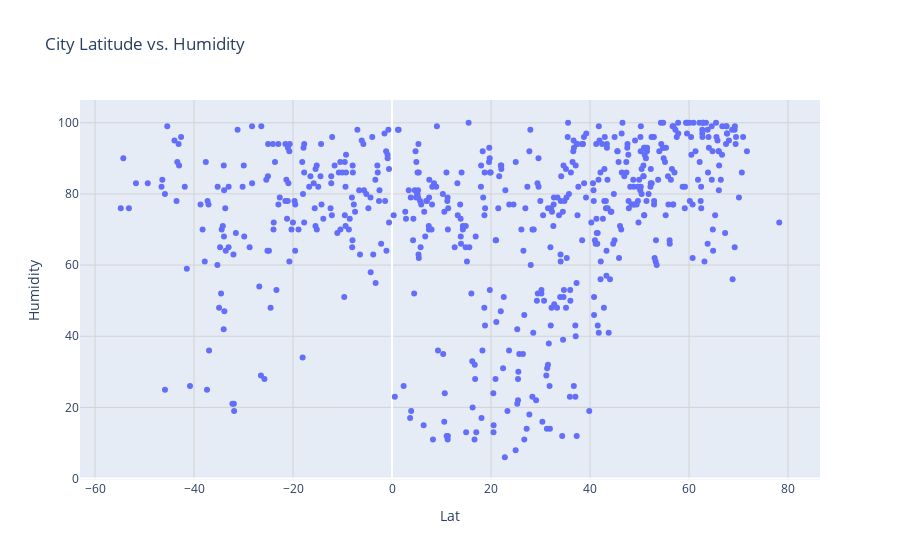

The cell this chart's notebook holds for it:
### Code cell
import plotly.express as px

# Build the scatter plots for latitude vs. humidity
fig = px.scatter(city_data_df, x='Lat', y='Humidity', title='City Latitude vs. Humidity')

# Add gridlines
fig.update_layout(xaxis=dict(showgrid=True, gridwidth=1, gridcolor='lightgray'),
                  yaxis=dict(showgrid=True, gridwidth=1, gridcolor='lightgray'))

# Save the figure
fig.write_html("/Users/Masih/Desktop/bootcamp /Challenges/python-api-challenge/WeatherPy./Starter_Code/Fig2.html")

# Show the plot
fig.show()

### Figure 1 — Plotly figure (JSON) as saved in the notebook; plotly's stock layout.template omitted (floating-point values rounded to 4 significant figures; data arrays with more than 128 entries replaced by an {"elided": "..."} marker saying what was removed)
{"data": [{"hovertemplate": "Lat=%{x}<br>Humidity=%{y}<extra></extra>", "legendgroup": "", "marker": {"color": "#636efa", "symbol": "circle"}, "mode": "markers", "name": "", "orientation": "v", "showlegend": false, "type": "scatter", "x": {"elided": "586 float values"}, "xaxis": "x", "y": {"elided": "586 int values"}, "yaxis": "y"}], "layout": {"legend": {"tracegroupgap": 0}, "title": {"text": "City Latitude vs. Humidity"}, "xaxis": {"anchor": "y", "domain": [0, 1], "gridcolor": "lightgray", "gridwidth": 1, "showgrid": true, "title": {"text": "Lat"}}, "yaxis": {"anchor": "x", "domain": [0, 1], "gridcolor": "lightgray", "gridwidth": 1, "showgrid": true, "title": {"text": "Humidity"}}}}
